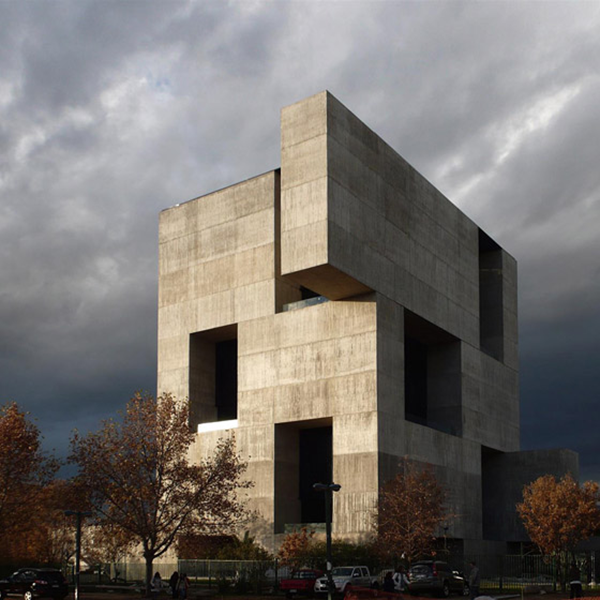
#> input picture Clases/edif_elemental.png, 600 x 600 px
$ jupyter execute Capitulo4_RandNLA.ipynb
#> lines starting #> are read from the running program, lines starting #| are printed output that depends on the picture; long printed decimals are rounded
<center><h1 style="color:#173F8A;"> Algebra Lineal Numerica, IMT2111, 2022-1 </h1></center>
<h3 style="color:#173F8A;text-align:right;"> Instituto de Ingenieria Matematica y Computacional<br>  Pontificia Universidad Catolica de Chile <br>  </h3>
<h3 style="color:#0176DE;text-align:right;"> Profesor. Manuel A. Sanchez<br> </h3>
<hr style="border:2px solid #03122E"> </hr>

<!-- Palette colors UC: celeste:#0176DE, azul #173F8A, azul oscuro: #03122E, amarillo: #FEC60D, amarillo oscuro: #E3AE00 -->
<!--
<figure>
<br><br><br><br><br>
</figure>
 -->

# Randomized linear algebra

## Randomized SVD

[cell 1]
import numpy as np
from numpy.random import randn
from numpy.linalg import qr, svd, norm
import scipy.sparse as sp

from matplotlib.pyplot import imshow, plot, axis
import matplotlib.pyplot as plt
from PIL import Image
plt.rcParams['figure.figsize'] = [32,12]
plt.rcParams.update({'font.size':18})

## Randomized Multiplication

[cell 2]
m = 100
n = 100
p = 100

A = np.random.randn(m,n)
B = np.random.randn(n,p)

A = np.random.randint(10, size=(m,n))
B = np.random.randint(10, size=(n,p))
AB = A@B

[cell 3]
# s = n; ks = np.arange(n)
s = 33
# sampleo uniforme
pk = 1.0/n
ks = np.random.randint(n,size=s)

# S = np.zeros((n,s))
# for j in range(s):
#     S[ks[j],j] = 1.0/np.sqrt(s*pk)
data = np.zeros(s)
row = np.zeros(s)
col = np.zeros(s)
for j in range(s):
    row[j] = ks[j]
    col[j] = j
    data[j] = 1.0/np.sqrt(s*pk)

S = sp.coo_matrix((data, (row, col)), shape = (n,s))
S = S.tocsr()

[cell 4]
AUX = S@S.T
fig = plt.figure()
ax = fig.add_subplot(111)
plot = ax.pcolor((s/n)*np.abs(AUX.toarray()), cmap='gnuplot')
ax.yaxis.set_inverted(True)  # inverted axis with autoscaling
fig.colorbar(plot)
plt.show()

[cell 5]
np.linalg.norm(AB-(A@S)@(S.T@B))

**Sampleo que minimiza varianza**

[cell 6]
norma_a_j = np.zeros(n)
norma_bT_j = np.zeros(n)
sum_naj_nbTj = 0
for j in range(n):
    norma_a_j[j] = np.linalg.norm(A[:,j])
    norma_bT_j[j] = np.linalg.norm(B[j,:])
    sum_naj_nbTj +=norma_a_j[j]*norma_bT_j[j]
pk = np.array([norma_a_j[j]*norma_a_j[j]/sum_naj_nbTj for j in range(n)])

[cell 7]
s = 30
ks = np.random.randint(n,size=s)
S = np.zeros((n,s))
for j in range(s):
    S[ks[j],j] = 1.0/np.sqrt(s*pk[j])

[cell 8]
AUX = S@S.T
fig = plt.figure()
ax = fig.add_subplot(111)
plot = ax.pcolor(np.abs(AUX), cmap='gnuplot')
ax.xaxis.set_inverted(True)  # inverted axis with autoscaling
fig.colorbar(plot)
plt.show()
np.linalg.norm(AB-(A@S)@(S.T@B))

## Randomized projections

[cell 9]
# Los vectores son ortogonales!

m=200
Omega = randn(m,10)
AUX = (Omega.T)@Omega
fig = plt.figure()
ax = fig.add_subplot(111)
plot = ax.pcolor(np.abs(AUX), cmap='gnuplot')
ax.xaxis.set_inverted(True)  # inverted axis with autoscaling
fig.colorbar(plot)
plt.show()

[cell 10]
# Randomized SVD
def rsvd(X,r,q=1,p = 5):
    # Input.  - X: matrix
    #         - r: rank of the approximation
    #         - q: number of power iteration
    #         - p: number of oversampling

    # Step 1: sample column space of X with P matrix
    ny = X.shape[1]
    P = randn(ny, r+p)
    Z = X @ P
    for k in range(q):
        Z = X @ (X.T @ Z)
    Q, R = qr(Z, mode='reduced')

    # Step 2 compute SVD on proyected Y = Q.T @ X
    Y = Q.T @ X
    UY, S, VT = svd(Y, full_matrices=0)
    U = Q @ UY
    return U, S, VT

[cell 11]
img = Image.open('edif_elemental.png')
#> img is the input picture: PIL image 600x600 RGB; mean R, G, B 116.8, 112.3, 108.4
#img = Image.open('The_Sun_in_high_resolution.jpg')
X = np.mean(img, axis=2)
imggray = img.convert('LA')
#plt.figure(figsize=(9, 6))
plt.imshow(imggray);

fig, axs = plt.subplots(1,1)
plt.set_cmap('gray')
axs.imshow(X-256)

[cell 12]
imgmat = np.array(list(imggray.getdata(band=0)), float)
imgmat.shape = (imggray.size[1], imggray.size[0])
imgmat = np.matrix(imgmat)
#plt.figure(figsize=(9,6))
plt.imshow(imgmat, cmap='gray');

[cell 13]
Ufull, Sigmafull, Vfull = svd(imgmat, full_matrices=0)
#> Sigmafull = 600 values, max 74505.1 at index 0, min 0.00603 at index 599, mean 376.6

[cell 14]
r = 80

[cell 15]
reconstimg = np.matrix(Ufull[:, :(r+1)]) * np.diag(Sigmafull[:(r+1)]) * np.matrix(Vfull[:(r+1), :])
plt.imshow(reconstimg, cmap='gray');
errSVD = norm(imgmat-reconstimg)/ norm(imgmat)
#> errSVD = 0.0339

[cell 16]
Ur, Sigmar, Vr = rsvd(imgmat, r,1,10)
#> in rsvd, `Y = Q.T @ X`:
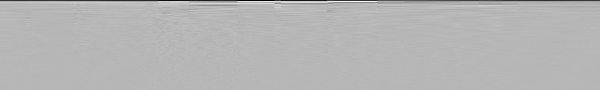
#> Y: shape (90, 600) float64; min -4032.5, max 1580.8, mean -34.6; drawn with min black and max white
#> in rsvd, `UY, S, VT = svd(Y, full_matrices=0)`:
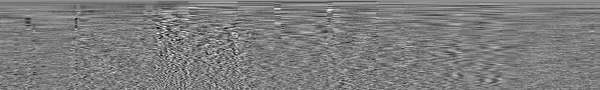
#> VT: shape (90, 600) float64; min -0.232, max 0.24, mean 0.000522; drawn with min black and max white
#> in rsvd, `UY, S, VT = svd(Y, full_matrices=0)`: S = 90 values, max 74505.1 at index 0, min 268.1 at index 89, mean 2120.2
#> in rsvd, `U = Q @ UY`:
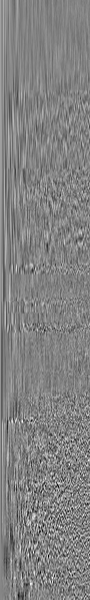
#> U: shape (600, 90) float64; min -0.236, max 0.225, mean -4.05e-05; drawn with min black and max white
#> Sigmar has the same summary as S in rsvd
print(Ur.shape, Sigmar.shape, Vr.shape)
#| (600, 90) (90,) (90, 600)

[cell 17]
reconstimg_rand = np.matrix(Ur[:,:(r+1)]) * np.diag(Sigmar[:(r+1)]) * np.matrix(Vr[:(r+1),:])
plt.imshow(reconstimg_rand, cmap='gray');
errSVDr = norm(imgmat-reconstimg_rand)/ norm(imgmat)
#> errSVDr = 0.0356

[cell 18]
print(errSVD, errSVDr)
#| 0.03387 0.03557

# Color

[cell 19]
img = Image.open('edif_elemental.png');
#img = Image.open('Neptune_Full.jpeg');
imgRGB = img.convert('RGB')
imshow(imgRGB, interpolation='none');

# convert to matrix
#imgmat = np.array(list(imgRGB.getdata()), int)
imgmat = np.array(imgRGB)

plt.imshow(imgmat);

[cell 20]
r=20

Cred = imgmat[:,:,0]
Cgreen = imgmat[:,:,1]
Cblue = imgmat[:,:,2]

Ured, sigmared, Vred = np.linalg.svd(Cred)
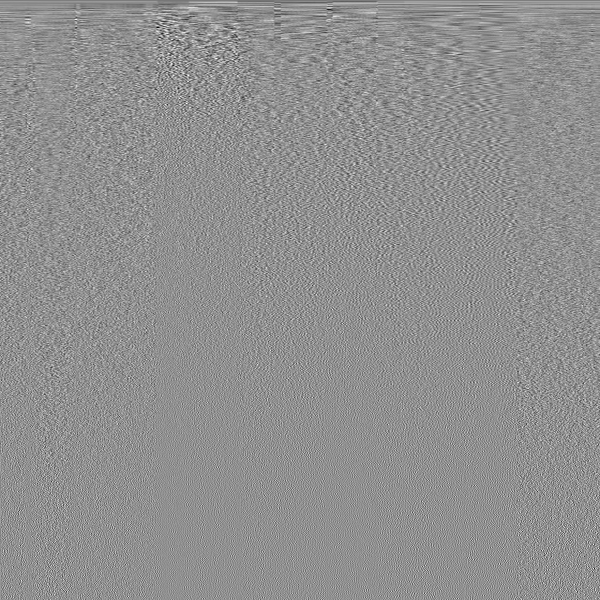
#> Vred: shape (600, 600) float64; min -0.297, max 0.227, mean -5.15e-05; drawn with min black and max white
#> sigmared = 600 values, max 76163.2 at index 0, min 0.00539 at index 599, mean 390.7
Ugreen, sigmagreen, Vgreen = np.linalg.svd(Cgreen)
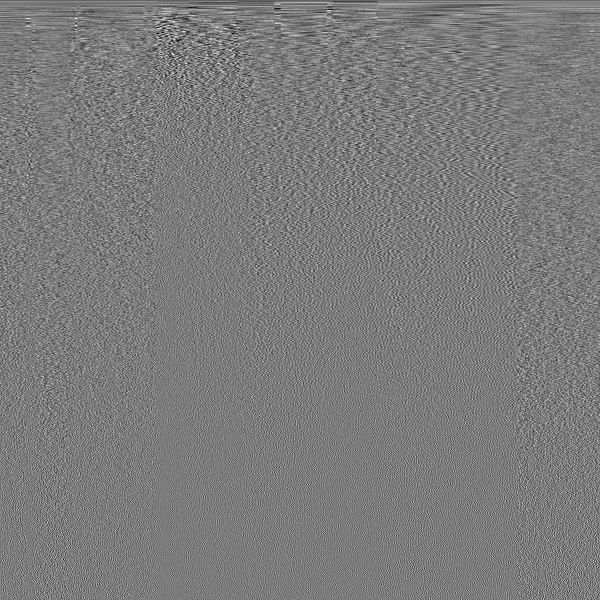
#> Vgreen: shape (600, 600) float64; min -0.23, max 0.243, mean -6.4e-05; drawn with min black and max white
#> sigmagreen = 600 values, max 74101.7 at index 0, min 0.00256 at index 599, mean 376.2
Ublue, sigmablue, Vblue = np.linalg.svd(Cblue)
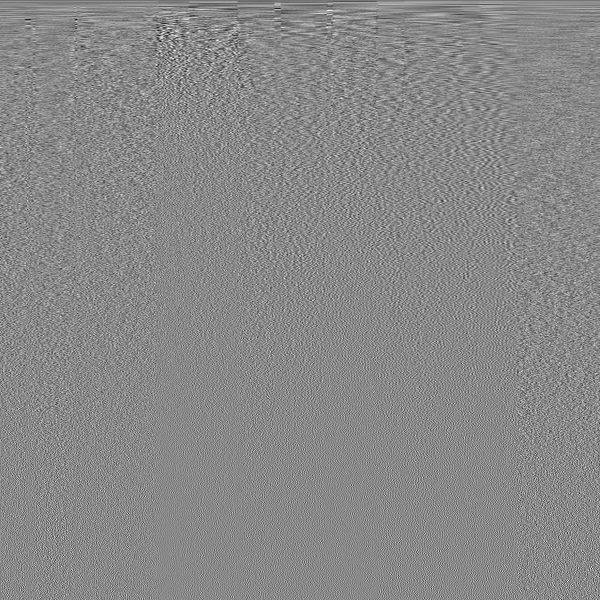
#> Vblue: shape (600, 600) float64; min -0.28, max 0.241, mean -5.46e-05; drawn with min black and max white
#> sigmablue = 600 values, max 73002.2 at index 0, min 0.0216 at index 599, mean 360.2

U = np.zeros((Ured.shape[0], Ublue.shape[1],3));
U[:,:,0] = Ured;
#> U: shape (600, 600, 3) float64
U[:,:,1] = Ugreen;
U[:,:,2] = Ublue;

sigma = np.zeros((sigmared.shape[0],3));
sigma[:,0] = sigmared;
sigma[:,1] = sigmagreen;
sigma[:,2] = sigmablue;

V = np.zeros((Vred.shape[0], Vblue.shape[1],3));
V[:,:,0] = Vred;
V[:,:,1] = Vgreen;
V[:,:,2] = Vblue;

[cell 21]
reconstimg = np.zeros(imgmat.shape)
for i in range(3):
    reconstimg[:,:,i] =  U[:, :(r+1),i] @ np.diag(sigma[:(r+1),i]) @ (V[:(r+1), :,i])
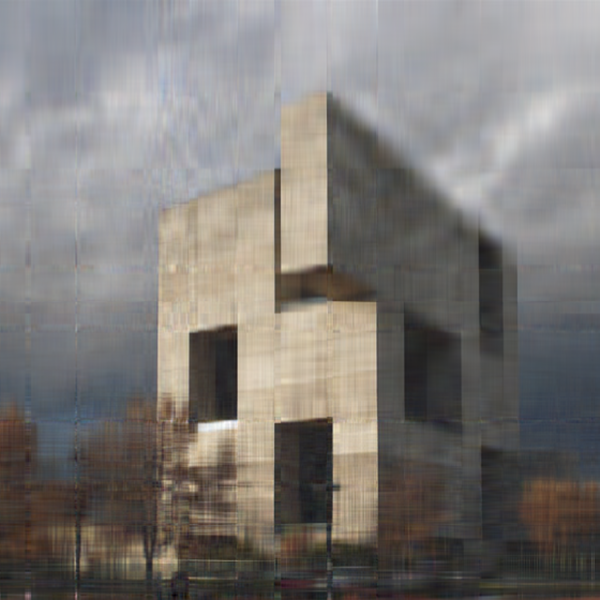
#> reconstimg: shape (600, 600, 3) float64; mean of channels 0, 1, 2 116.8, 112.3, 108.4; drawn with min black and max white

plt.imshow(reconstimg.astype(int))

[cell 22]
# randomized


Ured_rand, sigmared_rand, Vred_rand = rsvd(Cred, r)
#> call 2 of rsvd, with r = 20, q = 1, p = 5
#> in rsvd (call 2), `UY, S, VT = svd(Y, full_matrices=0)`:
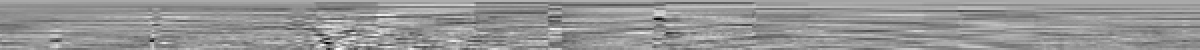
#> VT: shape (25, 600) float64 (shown 2 times larger); min -0.266, max 0.19, mean 0.00191; drawn with min black and max white
#> in rsvd (call 2), `UY, S, VT = svd(Y, full_matrices=0)`: S = 25 values, max 76163.2 at index 0, min 1019.4 at index 24, mean 6416.9
#> in rsvd (call 2), `U = Q @ UY`:
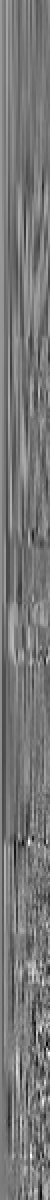
#> U: shape (600, 25) float64 (shown 2 times larger); min -0.193, max 0.218, mean 0.00153; drawn with min black and max white
#> sigmared_rand has the same summary as S in rsvd
Ugreen_rand, sigmagreen_rand, Vgreen_rand = rsvd(Cgreen,r)
#> the loop in rsvd (call 3), `for k in range(q):` made 1 pass
#> pass 1, in rsvd (call 3), `Z = X @ (X.T @ Z)`:
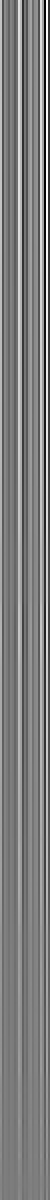
#> Z: shape (600, 25) float64 (shown 2 times larger); min -5.17e+13, max 5.41e+13, mean 1.07e+12; drawn with min black and max white
#> in rsvd (call 3), `UY, S, VT = svd(Y, full_matrices=0)`: S = 25 values, max 74101.7 at index 0, min 841.3 at index 24, mean 6107.1
#> sigmagreen_rand has the same summary as S in rsvd
Ublue_rand, sigmablue_rand, Vblue_rand = rsvd(Cblue,r)
#> sigmablue_rand = 25 values, max 73002.2 at index 0, min 847.4 at index 24, mean 5777.9

U_rand = np.zeros((Ured_rand.shape[0], Ublue_rand.shape[1],3));
U_rand[:,:,0] = Ured_rand
U_rand[:,:,1] = Ugreen_rand
U_rand[:,:,2] = Ublue_rand

sigma_rand = np.zeros((sigmared_rand.shape[0],3));
sigma_rand[:,0] = sigmared_rand
sigma_rand[:,1] = sigmagreen_rand
sigma_rand[:,2] = sigmablue_rand

V_rand = np.zeros((Vred_rand.shape[0], Vblue_rand.shape[1],3));
V_rand[:,:,0] = Vred_rand
V_rand[:,:,1] = Vgreen_rand
V_rand[:,:,2] = Vblue_rand

[cell 23]
reconstimg_rand = np.zeros(imgmat.shape)
for i in range(3):
    reconstimg_rand[:,:,i] =  U_rand[:, :(r+1),i] @ np.diag(sigma_rand[:(r+1),i]) @ (V_rand[:(r+1), :,i])

plt.imshow(reconstimg_rand.astype(int))
